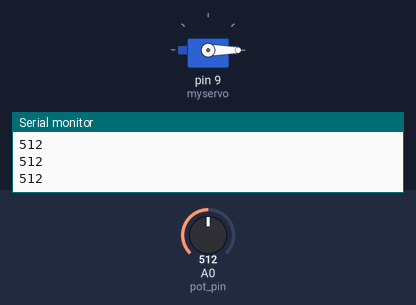
Bench run of a sketch on a simulated Arduino Uno, built with avr-gcc and run on an emulated ATmega328P. Shown: servo, the last lines printed to the serial monitor. The test bench sets the inputs (shaded band); at power-on: A0 (pot_pin) = 512.

Above: at 1.2 s.
1.3 s: A0 (pot_pin) set to 900
At 2.5 s:
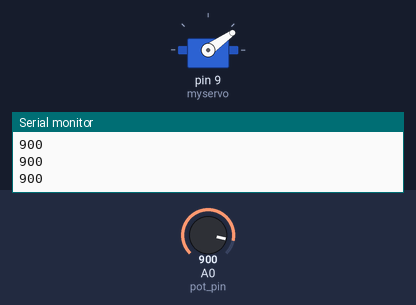
2.8 s: A0 (pot_pin) set to 1023
At 3.5 s:
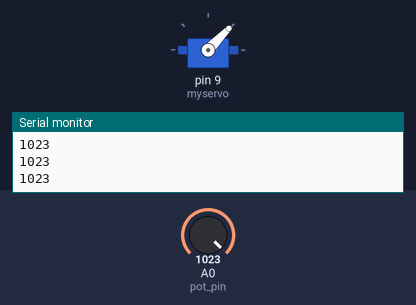
4.3 s: A0 (pot_pin) set to 511
At 4.6 s:
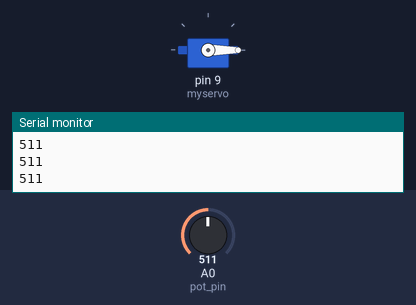
Timing chart, 0 to 7.3 s (numbered marks = the images above; inputs shaded):
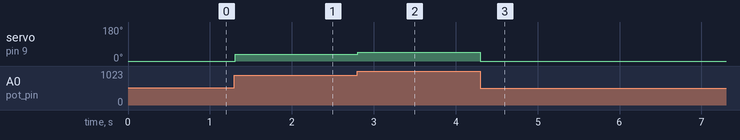

Measured:
- after the input at 1.3 s, servo on pin 9 (myservo): 0° → 35° at once
- after the input at 2.8 s, servo on pin 9 (myservo): 35° → 46° at once
- after the input at 4.3 s, servo on pin 9 (myservo): 46° → 0° at once

The sketch:

sketch_feb17a.ino
```cpp
int pot_pin   = A0;
int pot_value = 0;

#include <Servo.h>
Servo myservo;

void setup() {
  myservo.attach(9);
  myservo.writeMicroseconds(1000);
  Serial.begin(9600);
}

void loop() {
  pot_value = analogRead(pot_pin);
  Serial.println(pot_value);
  map(pot_value, 0, 1023, 1000, 1208);
  myservo.writeMicroseconds(pot_value);
  delay(15);
}
```
